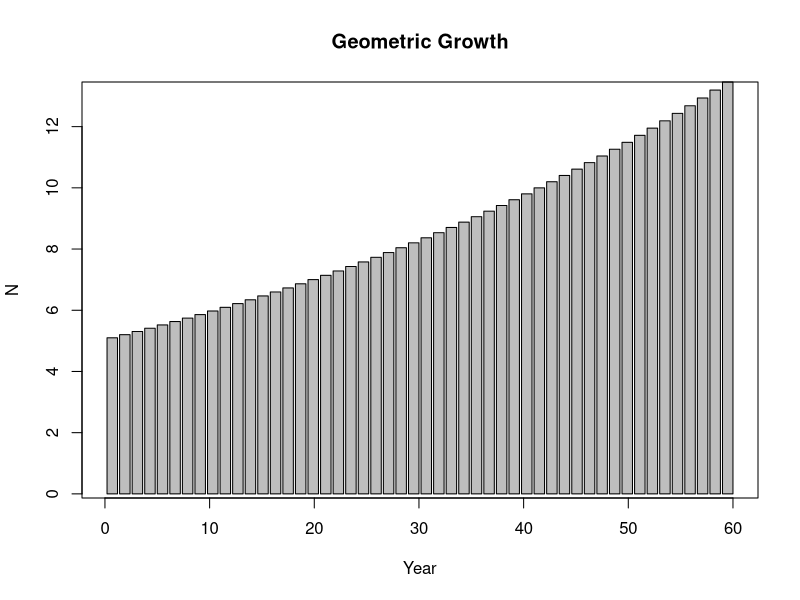
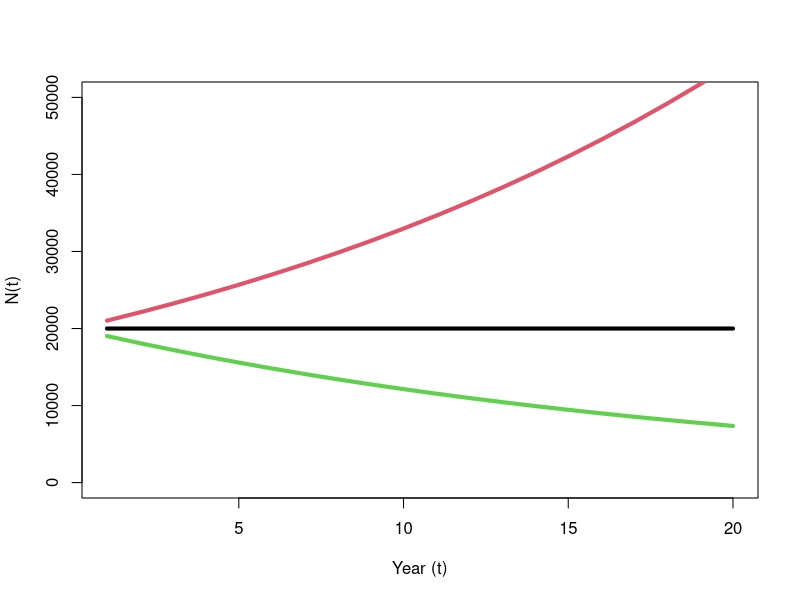
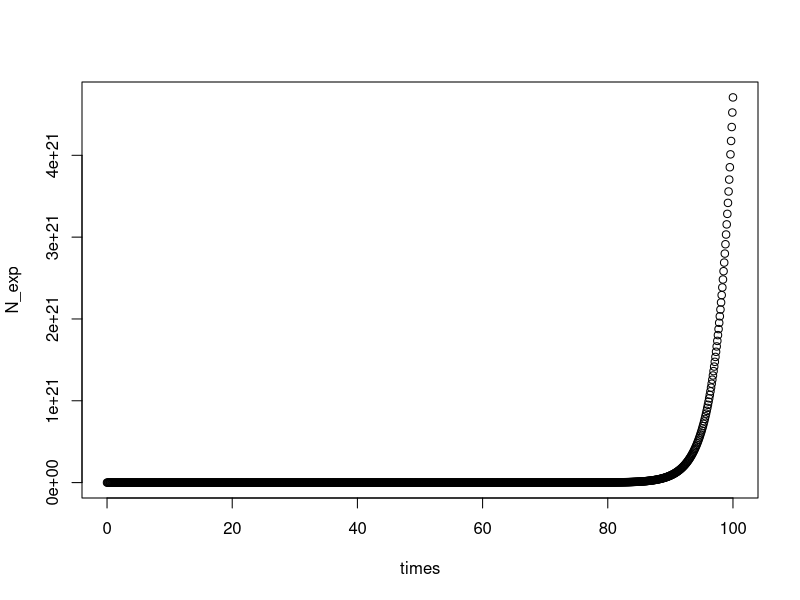
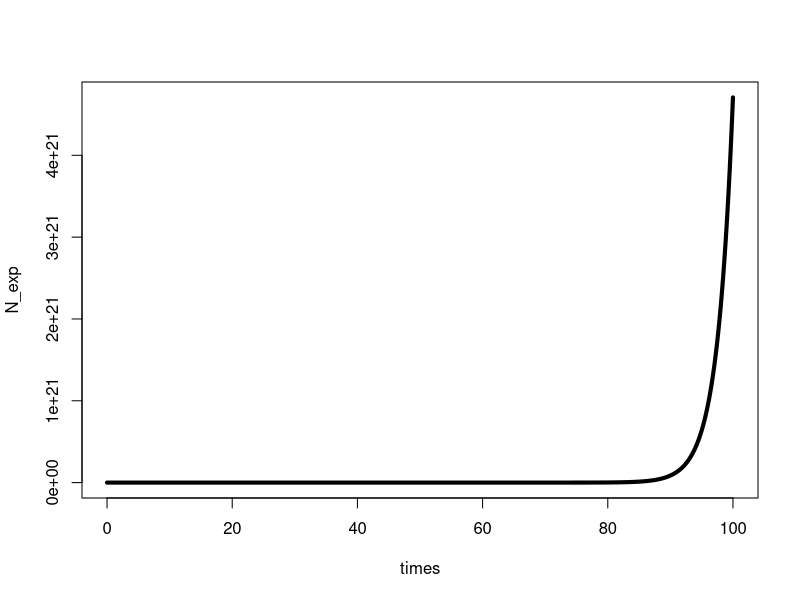
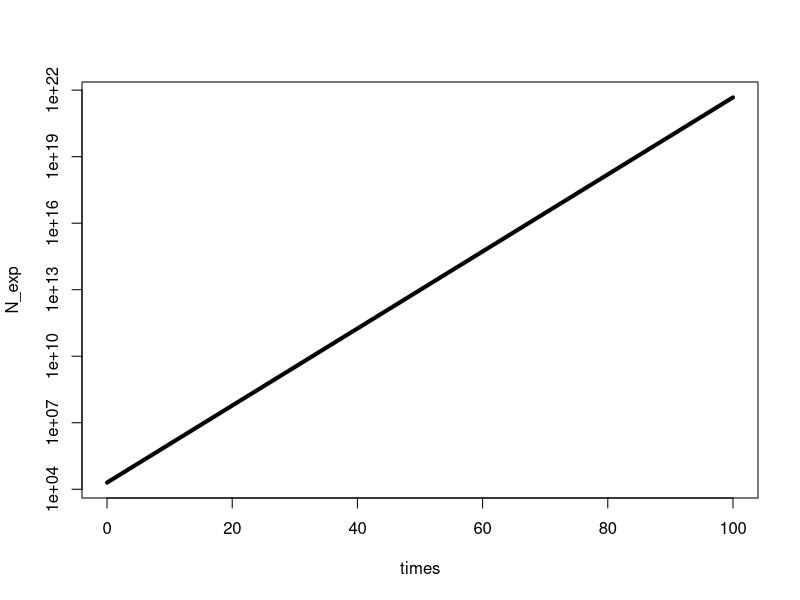
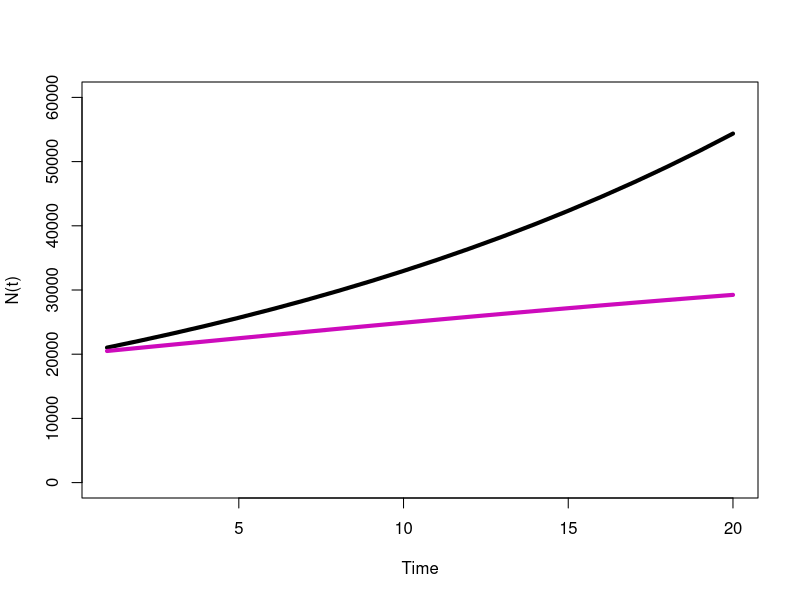
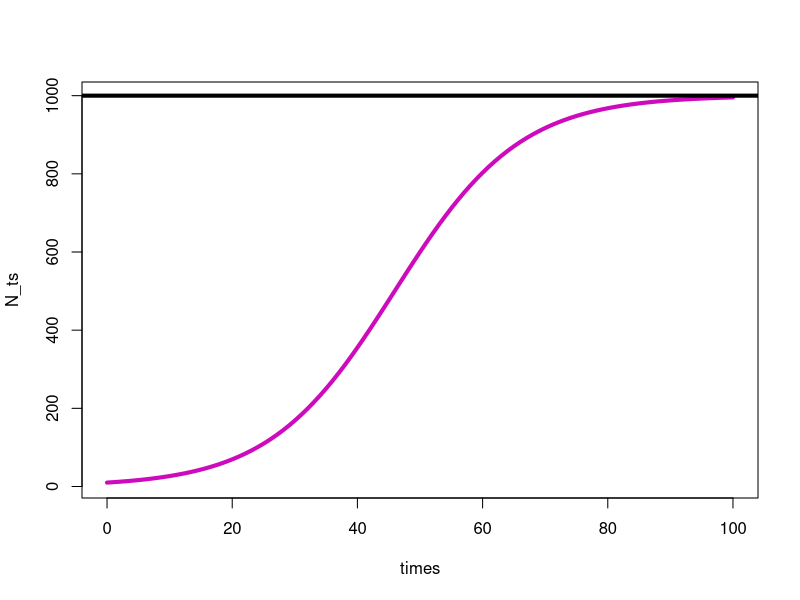
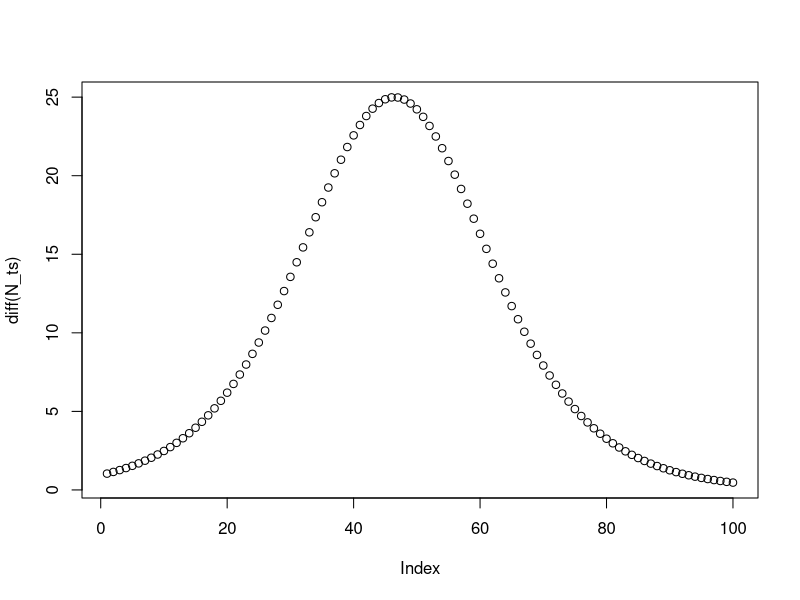

Source code (R) for these figures, in order:
# Lecture 3 - Population Growth

# Created: 5 Feb 2023
# Last modified: 6 Feb 2023 by EPD

# Set working directory
setwd("/Users/epdus/OneDrive/Breathless/Teaching/EFB796")

# Contents (ctrl-f):
# I. Geometric growth
# II. Exponential growth
# III. Logistic growth
# IV. Tuna data


########## I. Geometric growth ##########

# Starting value
N = 1

# See that N is a vector
is.vector(N)
is.matrix(N)
is.data.frame(N)
is.list(N)
is.array(N)

# Years
Year=seq(20)

# Geometric growth loop
for(i in 1:19) {
  N[i+1] = N[i]*2
}

# Geometric growth function
# N0: starting value
# R: geometric growth rate
# t: time step(s)
# returns vector containing population value N at time(s) t
geogrowth = function(N0, R, t) {
  N0 * R^t
}

# Apply custom function for one time step
geogrowth(5, 1.2, 15)

# Apply custom function for multiple time steps
geogrowth(5, 1.2, c(5,10,15,20))

# Apply custom function for multiple growth rate values
geogrowth(5, seq(0.8,1.8,0.2), 12)

# Get instantaneous rate of change
diff(log(N))

# See equality of instantaneous and geometric rates of change
log(2)

# Use barplot to see discrete growth
N = geogrowth(5, 1.02, seq(50))
barplot(N, xlab = "Year", ylab = "N")
axis(side = 1)
box()
title("Geometric Growth")


########## II. Exponential growth ##########

# Starting value
N0 = 20000

# Years
Year = 1:20

# Set up empty plot
plot(c(1,20), c(0,50000), xlab = "Year (t)", ylab = "N(t)", type = "n")

# Growth
N = N0 * exp(0.05*Year)
lines(Year, N, lwd = 4, col = 2)

# Equilibrium
N = N0 * exp(0.0*Year)
lines(Year, N, lwd = 4, col = 1)

# Decline
N = N0 * exp(-0.05*Year)
lines(Year, N, lwd = 4, col = 3)

# Exponential growth function
# N0: starting value
# r: instantaneous growth rate
# t: time step(s)
# returns vector containing population value N at time(s) t
expgrowth = function(N0, r, t) {
  N0 * exp(r*t)
}

# Plot exponential growth
times = seq(0,100,0.1)
N_exp = expgrowth(20000, 0.4, times)
plot(times, N_exp)
plot(times, N_exp, type = "l", lwd = 4)
plot(times, N_exp, type = "l", lwd = 4, log = "y")


########## III. Logistic growth ##########

# Starting value
N0 = 20000

# Years
Year = 1:20

# Set up empty plot
plot(c(1,20), c(0,60000), xlab = "Time", ylab = "N(t)", type = 'n')

# Exponential growth
r = 0.05
N = N0 * exp(r*Year)
lines(Year, N, lwd = 4, col = 1)

# Logistic growth
K = 40000
Nlogistic = N0*exp(r*Year) / (1 - N0/K + N0*exp(r*Year)/K)
lines(Year, Nlogistic, lwd = 4, col = 6)

# Plot long logistic time series
N0 = 10
K = 1000
r = 0.1
times = seq(0,100)
N_ts = N0*exp(r*times) / (1 - N0/K + N0*exp(r*times)/K)
plot(times, N_ts, type = "l", lwd = 4, col = 6)
abline(a = K, b = 0, lwd = 4)
plot(diff(N_ts))


########## IV. Tuna data ##########

# Load the yellowfin data
tuna = read.csv("Data/yellowfin.csv")

# Add CPUE column
tuna$cpue = tuna$catch / tuna$effort

# Look at data structure
str(tuna)

# Explore catch values
hist(tuna$catch)

# Explore log of catch
hist(log(tuna$catch))

# Are these data log normal?
qqnorm(log(tuna$catch))
qqline(log(tuna$catch))

# How about CPUE?
hist(tuna$cpue)
hist(log(tuna$cpue))
qqnorm(log(tuna$cpue))
qqline(log(tuna$cpue))

# Plot catch relative to CPUE
plot(cpue ~ catch, data = tuna)

# Run a linear model to see if CPUE is negatively related to catch
cpue.lm = lm(cpue ~ catch, data = tuna)
summary(cpue.lm)
abline(cpue.lm$coefficients, lwd = 3, col = "red")

# Plot data again
plot(cpue ~ catch, data = tuna, pch = 17, cex = 1.5)

# Calculate predictions with confidence intervals
catch.preds = seq(30000,250000,100)
lm.preds = predict(cpue.lm, newdata = list(catch = catch.preds), se.fit = T)
str(lm.preds)
upper.ci = lm.preds$fit + 1.96*lm.preds$se.fit
lower.ci = lm.preds$fit - 1.96*lm.preds$se.fit

# Add regression line and confidence interval shaded area
lines(catch.preds, lm.preds$fit, lwd = 3)
polygon(x = c(catch.preds,rev(catch.preds)),
        y = c(upper.ci,rev(lower.ci)),
        border = NA, col = rgb(0, 0, 0, 0.3))

# Look at correlation of catch and CPUE
ccf(x = tuna$catch, y = tuna$cpue, type="correlation", plot = T)